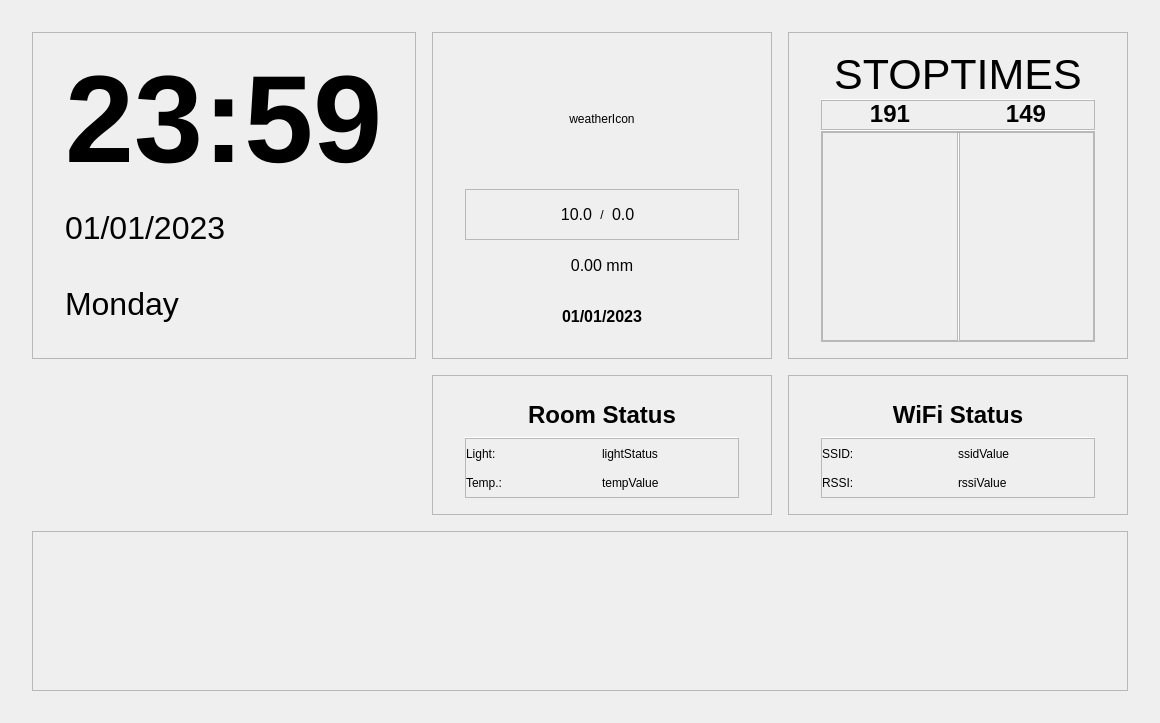
<?xml version="1.0" encoding="UTF-8"?>
<ui version="4.0">
 <class>LiveFeed</class>
 <widget class="QWidget" name="LiveFeed">
  <property name="geometry">
   <rect>
    <x>0</x>
    <y>0</y>
    <width>1160</width>
    <height>723</height>
   </rect>
  </property>
  <property name="windowTitle">
   <string>Form</string>
  </property>
  <property name="styleSheet">
   <string notr="true"/>
  </property>
  <layout class="QGridLayout" name="gridLayout">
   <property name="leftMargin">
    <number>32</number>
   </property>
   <property name="topMargin">
    <number>32</number>
   </property>
   <property name="rightMargin">
    <number>32</number>
   </property>
   <property name="bottomMargin">
    <number>32</number>
   </property>
   <property name="spacing">
    <number>16</number>
   </property>
   <item row="2" column="1">
    <widget class="QFrame" name="Room">
     <property name="minimumSize">
      <size>
       <width>0</width>
       <height>0</height>
      </size>
     </property>
     <property name="maximumSize">
      <size>
       <width>16777215</width>
       <height>140</height>
      </size>
     </property>
     <property name="frameShape">
      <enum>QFrame::StyledPanel</enum>
     </property>
     <property name="frameShadow">
      <enum>QFrame::Raised</enum>
     </property>
     <layout class="QVBoxLayout" name="verticalLayout_4">
      <property name="spacing">
       <number>0</number>
      </property>
      <property name="leftMargin">
       <number>32</number>
      </property>
      <property name="topMargin">
       <number>16</number>
      </property>
      <property name="rightMargin">
       <number>32</number>
      </property>
      <property name="bottomMargin">
       <number>16</number>
      </property>
      <item>
       <widget class="QLabel" name="roomLabel">
        <property name="maximumSize">
         <size>
          <width>16777215</width>
          <height>45</height>
         </size>
        </property>
        <property name="font">
         <font>
          <pointsize>-1</pointsize>
          <bold>true</bold>
         </font>
        </property>
        <property name="styleSheet">
         <string notr="true">QLabel{
	font-size: 24px;
	font-weight: bold;
}</string>
        </property>
        <property name="text">
         <string>Room Status</string>
        </property>
        <property name="alignment">
         <set>Qt::AlignCenter</set>
        </property>
       </widget>
      </item>
      <item>
       <widget class="Line" name="roomHorizontalSeparator">
        <property name="maximumSize">
         <size>
          <width>16777215</width>
          <height>1</height>
         </size>
        </property>
        <property name="orientation">
         <enum>Qt::Horizontal</enum>
        </property>
       </widget>
      </item>
      <item>
       <widget class="QFrame" name="roomData">
        <property name="frameShape">
         <enum>QFrame::StyledPanel</enum>
        </property>
        <property name="frameShadow">
         <enum>QFrame::Raised</enum>
        </property>
        <layout class="QGridLayout" name="gridLayout_2">
         <property name="leftMargin">
          <number>0</number>
         </property>
         <property name="topMargin">
          <number>0</number>
         </property>
         <property name="rightMargin">
          <number>0</number>
         </property>
         <property name="bottomMargin">
          <number>0</number>
         </property>
         <property name="spacing">
          <number>0</number>
         </property>
         <item row="0" column="0">
          <widget class="QLabel" name="roomLightLabel">
           <property name="text">
            <string>Light:</string>
           </property>
          </widget>
         </item>
         <item row="2" column="0">
          <widget class="QLabel" name="roomTempLabel">
           <property name="text">
            <string>Temp.:</string>
           </property>
          </widget>
         </item>
         <item row="0" column="1">
          <widget class="QLabel" name="roomLightValue">
           <property name="text">
            <string>lightStatus</string>
           </property>
          </widget>
         </item>
         <item row="2" column="1">
          <widget class="QLabel" name="roomTempValue">
           <property name="text">
            <string>tempValue</string>
           </property>
          </widget>
         </item>
        </layout>
       </widget>
      </item>
     </layout>
    </widget>
   </item>
   <item row="2" column="2">
    <widget class="QFrame" name="WiFi">
     <property name="frameShape">
      <enum>QFrame::StyledPanel</enum>
     </property>
     <property name="frameShadow">
      <enum>QFrame::Raised</enum>
     </property>
     <layout class="QVBoxLayout" name="verticalLayout_5">
      <property name="spacing">
       <number>0</number>
      </property>
      <property name="leftMargin">
       <number>32</number>
      </property>
      <property name="topMargin">
       <number>16</number>
      </property>
      <property name="rightMargin">
       <number>32</number>
      </property>
      <property name="bottomMargin">
       <number>16</number>
      </property>
      <item>
       <widget class="QLabel" name="wifiLabel">
        <property name="maximumSize">
         <size>
          <width>16777215</width>
          <height>45</height>
         </size>
        </property>
        <property name="font">
         <font>
          <pointsize>-1</pointsize>
          <bold>true</bold>
         </font>
        </property>
        <property name="styleSheet">
         <string notr="true">QLabel{
	font-size: 24px;
	font-weight: bold;
}</string>
        </property>
        <property name="text">
         <string>WiFi Status</string>
        </property>
        <property name="alignment">
         <set>Qt::AlignCenter</set>
        </property>
       </widget>
      </item>
      <item>
       <widget class="Line" name="wifiHorizontalSpacer">
        <property name="maximumSize">
         <size>
          <width>16777215</width>
          <height>1</height>
         </size>
        </property>
        <property name="orientation">
         <enum>Qt::Horizontal</enum>
        </property>
       </widget>
      </item>
      <item>
       <widget class="QFrame" name="wifiData">
        <property name="frameShape">
         <enum>QFrame::StyledPanel</enum>
        </property>
        <property name="frameShadow">
         <enum>QFrame::Raised</enum>
        </property>
        <layout class="QGridLayout" name="gridLayout_3">
         <property name="leftMargin">
          <number>0</number>
         </property>
         <property name="topMargin">
          <number>0</number>
         </property>
         <property name="rightMargin">
          <number>0</number>
         </property>
         <property name="bottomMargin">
          <number>0</number>
         </property>
         <property name="spacing">
          <number>0</number>
         </property>
         <item row="2" column="1">
          <widget class="QLabel" name="wifiRSSIValue">
           <property name="text">
            <string>rssiValue</string>
           </property>
          </widget>
         </item>
         <item row="2" column="0">
          <widget class="QLabel" name="wifiRSSILabel">
           <property name="text">
            <string>RSSI:</string>
           </property>
          </widget>
         </item>
         <item row="0" column="0">
          <widget class="QLabel" name="wifiSSIDLabel">
           <property name="text">
            <string>SSID:</string>
           </property>
          </widget>
         </item>
         <item row="0" column="1">
          <widget class="QLabel" name="wifiSSIDValue">
           <property name="text">
            <string>ssidValue</string>
           </property>
          </widget>
         </item>
        </layout>
       </widget>
      </item>
     </layout>
    </widget>
   </item>
   <item row="0" column="2">
    <widget class="QFrame" name="Stoptimes">
     <property name="minimumSize">
      <size>
       <width>200</width>
       <height>0</height>
      </size>
     </property>
     <property name="maximumSize">
      <size>
       <width>350</width>
       <height>16777215</height>
      </size>
     </property>
     <property name="frameShape">
      <enum>QFrame::StyledPanel</enum>
     </property>
     <property name="frameShadow">
      <enum>QFrame::Raised</enum>
     </property>
     <layout class="QVBoxLayout" name="verticalLayout_2">
      <property name="spacing">
       <number>0</number>
      </property>
      <property name="leftMargin">
       <number>32</number>
      </property>
      <property name="topMargin">
       <number>16</number>
      </property>
      <property name="rightMargin">
       <number>32</number>
      </property>
      <property name="bottomMargin">
       <number>16</number>
      </property>
      <item>
       <widget class="QLabel" name="stoptimesLabel">
        <property name="maximumSize">
         <size>
          <width>16777215</width>
          <height>50</height>
         </size>
        </property>
        <property name="font">
         <font>
          <pointsize>32</pointsize>
         </font>
        </property>
        <property name="styleSheet">
         <string notr="true">font-size: 32pt;</string>
        </property>
        <property name="text">
         <string>STOPTIMES</string>
        </property>
        <property name="alignment">
         <set>Qt::AlignCenter</set>
        </property>
       </widget>
      </item>
      <item>
       <widget class="Line" name="horizontalTableSeparatorTop">
        <property name="maximumSize">
         <size>
          <width>16777215</width>
          <height>1</height>
         </size>
        </property>
        <property name="orientation">
         <enum>Qt::Horizontal</enum>
        </property>
       </widget>
      </item>
      <item>
       <widget class="QFrame" name="labelCentering">
        <property name="maximumSize">
         <size>
          <width>16777215</width>
          <height>30</height>
         </size>
        </property>
        <property name="frameShape">
         <enum>QFrame::StyledPanel</enum>
        </property>
        <property name="frameShadow">
         <enum>QFrame::Raised</enum>
        </property>
        <layout class="QHBoxLayout" name="horizontalLayout">
         <property name="spacing">
          <number>0</number>
         </property>
         <property name="leftMargin">
          <number>0</number>
         </property>
         <property name="topMargin">
          <number>0</number>
         </property>
         <property name="rightMargin">
          <number>0</number>
         </property>
         <property name="bottomMargin">
          <number>2</number>
         </property>
         <item>
          <widget class="QLabel" name="stoptimesLeftLabel">
           <property name="font">
            <font>
             <pointsize>-1</pointsize>
             <bold>true</bold>
            </font>
           </property>
           <property name="styleSheet">
            <string notr="true">QLabel{
	font-size: 24px;
	font-weight: bold;
}</string>
           </property>
           <property name="text">
            <string>191</string>
           </property>
           <property name="alignment">
            <set>Qt::AlignCenter</set>
           </property>
          </widget>
         </item>
         <item>
          <widget class="QLabel" name="stoptimesRightLabel">
           <property name="font">
            <font>
             <pointsize>-1</pointsize>
             <bold>true</bold>
            </font>
           </property>
           <property name="styleSheet">
            <string notr="true">QLabel{
	font-size: 24px;
	font-weight: bold;
}</string>
           </property>
           <property name="text">
            <string>149</string>
           </property>
           <property name="alignment">
            <set>Qt::AlignCenter</set>
           </property>
          </widget>
         </item>
        </layout>
       </widget>
      </item>
      <item>
       <widget class="Line" name="horizontalTableSeparatorBottom">
        <property name="maximumSize">
         <size>
          <width>16777215</width>
          <height>1</height>
         </size>
        </property>
        <property name="orientation">
         <enum>Qt::Horizontal</enum>
        </property>
       </widget>
      </item>
      <item>
       <widget class="QFrame" name="stoptimesTable">
        <property name="frameShape">
         <enum>QFrame::StyledPanel</enum>
        </property>
        <property name="frameShadow">
         <enum>QFrame::Raised</enum>
        </property>
        <layout class="QHBoxLayout" name="horizontalLayout_2">
         <property name="spacing">
          <number>0</number>
         </property>
         <property name="leftMargin">
          <number>0</number>
         </property>
         <property name="topMargin">
          <number>0</number>
         </property>
         <property name="rightMargin">
          <number>0</number>
         </property>
         <property name="bottomMargin">
          <number>0</number>
         </property>
         <item>
          <widget class="QFrame" name="leftColumn">
           <property name="styleSheet">
            <string notr="true">padding-top: 6px;</string>
           </property>
           <property name="frameShape">
            <enum>QFrame::StyledPanel</enum>
           </property>
           <property name="frameShadow">
            <enum>QFrame::Raised</enum>
           </property>
          </widget>
         </item>
         <item>
          <widget class="Line" name="verticalTableSeparator">
           <property name="maximumSize">
            <size>
             <width>1</width>
             <height>16777215</height>
            </size>
           </property>
           <property name="orientation">
            <enum>Qt::Vertical</enum>
           </property>
          </widget>
         </item>
         <item>
          <widget class="QFrame" name="rightColumn">
           <property name="styleSheet">
            <string notr="true">padding-top: 6px;</string>
           </property>
           <property name="frameShape">
            <enum>QFrame::StyledPanel</enum>
           </property>
           <property name="frameShadow">
            <enum>QFrame::Raised</enum>
           </property>
          </widget>
         </item>
        </layout>
       </widget>
      </item>
     </layout>
    </widget>
   </item>
   <item row="0" column="0">
    <widget class="QFrame" name="TimeAndDate">
     <property name="minimumSize">
      <size>
       <width>200</width>
       <height>0</height>
      </size>
     </property>
     <property name="maximumSize">
      <size>
       <width>16777215</width>
       <height>16777215</height>
      </size>
     </property>
     <property name="frameShape">
      <enum>QFrame::StyledPanel</enum>
     </property>
     <property name="frameShadow">
      <enum>QFrame::Raised</enum>
     </property>
     <layout class="QVBoxLayout" name="verticalLayout">
      <property name="spacing">
       <number>0</number>
      </property>
      <property name="leftMargin">
       <number>32</number>
      </property>
      <property name="topMargin">
       <number>16</number>
      </property>
      <property name="rightMargin">
       <number>32</number>
      </property>
      <property name="bottomMargin">
       <number>16</number>
      </property>
      <item>
       <widget class="QLabel" name="Time">
        <property name="minimumSize">
         <size>
          <width>0</width>
          <height>0</height>
         </size>
        </property>
        <property name="font">
         <font>
          <pointsize>-1</pointsize>
          <bold>true</bold>
         </font>
        </property>
        <property name="styleSheet">
         <string notr="true">QLabel{
	font-size: 124px;
	font-weight: bold;
}
</string>
        </property>
        <property name="text">
         <string>23:59</string>
        </property>
       </widget>
      </item>
      <item>
       <widget class="QLabel" name="Date">
        <property name="styleSheet">
         <string notr="true">QLabel{
	font-size: 32px;
}</string>
        </property>
        <property name="text">
         <string>01/01/2023</string>
        </property>
       </widget>
      </item>
      <item>
       <widget class="QLabel" name="Day">
        <property name="styleSheet">
         <string notr="true">QLabel{
	font-size: 32px;
}</string>
        </property>
        <property name="text">
         <string>Monday</string>
        </property>
       </widget>
      </item>
     </layout>
    </widget>
   </item>
   <item row="3" column="0" colspan="3">
    <widget class="QFrame" name="WeeklyWeather">
     <property name="minimumSize">
      <size>
       <width>0</width>
       <height>140</height>
      </size>
     </property>
     <property name="maximumSize">
      <size>
       <width>16777215</width>
       <height>160</height>
      </size>
     </property>
     <property name="frameShape">
      <enum>QFrame::StyledPanel</enum>
     </property>
     <property name="frameShadow">
      <enum>QFrame::Raised</enum>
     </property>
    </widget>
   </item>
   <item row="0" column="1">
    <widget class="QFrame" name="DailyWeather">
     <property name="minimumSize">
      <size>
       <width>0</width>
       <height>0</height>
      </size>
     </property>
     <property name="maximumSize">
      <size>
       <width>350</width>
       <height>16777215</height>
      </size>
     </property>
     <property name="styleSheet">
      <string notr="true"/>
     </property>
     <property name="frameShape">
      <enum>QFrame::StyledPanel</enum>
     </property>
     <property name="frameShadow">
      <enum>QFrame::Raised</enum>
     </property>
     <layout class="QVBoxLayout" name="verticalLayout_3">
      <property name="spacing">
       <number>0</number>
      </property>
      <property name="leftMargin">
       <number>32</number>
      </property>
      <property name="topMargin">
       <number>16</number>
      </property>
      <property name="rightMargin">
       <number>32</number>
      </property>
      <property name="bottomMargin">
       <number>16</number>
      </property>
      <item>
       <widget class="QLabel" name="dailyIcon">
        <property name="minimumSize">
         <size>
          <width>80</width>
          <height>140</height>
         </size>
        </property>
        <property name="text">
         <string>weatherIcon</string>
        </property>
        <property name="alignment">
         <set>Qt::AlignCenter</set>
        </property>
       </widget>
      </item>
      <item>
       <widget class="QFrame" name="dailyTemp">
        <property name="frameShape">
         <enum>QFrame::StyledPanel</enum>
        </property>
        <property name="frameShadow">
         <enum>QFrame::Raised</enum>
        </property>
        <layout class="QHBoxLayout" name="horizontalLayout_3">
         <property name="spacing">
          <number>0</number>
         </property>
         <property name="leftMargin">
          <number>0</number>
         </property>
         <property name="topMargin">
          <number>0</number>
         </property>
         <property name="rightMargin">
          <number>0</number>
         </property>
         <property name="bottomMargin">
          <number>0</number>
         </property>
         <item>
          <widget class="QLabel" name="dailyMax">
           <property name="minimumSize">
            <size>
             <width>0</width>
             <height>18</height>
            </size>
           </property>
           <property name="font">
            <font>
             <pointsize>12</pointsize>
            </font>
           </property>
           <property name="text">
            <string>10.0</string>
           </property>
           <property name="alignment">
            <set>Qt::AlignRight|Qt::AlignTrailing|Qt::AlignVCenter</set>
           </property>
          </widget>
         </item>
         <item>
          <widget class="QLabel" name="dailySlash">
           <property name="minimumSize">
            <size>
             <width>0</width>
             <height>18</height>
            </size>
           </property>
           <property name="maximumSize">
            <size>
             <width>20</width>
             <height>16777215</height>
            </size>
           </property>
           <property name="text">
            <string>/</string>
           </property>
           <property name="alignment">
            <set>Qt::AlignCenter</set>
           </property>
          </widget>
         </item>
         <item>
          <widget class="QLabel" name="dailyMin">
           <property name="minimumSize">
            <size>
             <width>0</width>
             <height>18</height>
            </size>
           </property>
           <property name="font">
            <font>
             <pointsize>12</pointsize>
            </font>
           </property>
           <property name="text">
            <string>0.0</string>
           </property>
           <property name="alignment">
            <set>Qt::AlignLeading|Qt::AlignLeft|Qt::AlignVCenter</set>
           </property>
          </widget>
         </item>
        </layout>
       </widget>
      </item>
      <item>
       <widget class="QLabel" name="dailyPrecip">
        <property name="minimumSize">
         <size>
          <width>0</width>
          <height>18</height>
         </size>
        </property>
        <property name="font">
         <font>
          <pointsize>12</pointsize>
         </font>
        </property>
        <property name="text">
         <string>0.00 mm</string>
        </property>
        <property name="alignment">
         <set>Qt::AlignCenter</set>
        </property>
       </widget>
      </item>
      <item>
       <widget class="QLabel" name="dailyDate">
        <property name="minimumSize">
         <size>
          <width>0</width>
          <height>18</height>
         </size>
        </property>
        <property name="font">
         <font>
          <pointsize>12</pointsize>
          <bold>true</bold>
         </font>
        </property>
        <property name="text">
         <string>01/01/2023</string>
        </property>
        <property name="alignment">
         <set>Qt::AlignCenter</set>
        </property>
       </widget>
      </item>
     </layout>
    </widget>
   </item>
  </layout>
 </widget>
 <resources/>
 <connections/>
</ui>
